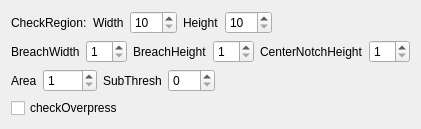
<?xml version="1.0" encoding="UTF-8"?>
<ui version="4.0">
 <class>CDlgFinCont</class>
 <widget class="CItemDlg" name="CDlgFinCont">
  <property name="geometry">
   <rect>
    <x>0</x>
    <y>0</y>
    <width>416</width>
    <height>127</height>
   </rect>
  </property>
  <property name="windowTitle">
   <string>Mouth Contour Dialog</string>
  </property>
  <layout class="QVBoxLayout" name="verticalLayout">
   <item>
    <layout class="QHBoxLayout" name="horizontalLayout_3">
     <item>
      <widget class="QLabel" name="label_6">
       <property name="text">
        <string>CheckRegion:</string>
       </property>
      </widget>
     </item>
     <item>
      <widget class="QLabel" name="label_7">
       <property name="text">
        <string>Width</string>
       </property>
      </widget>
     </item>
     <item>
      <widget class="QSpinBox" name="spinRegWidth">
       <property name="contextMenuPolicy">
        <enum>Qt::NoContextMenu</enum>
       </property>
       <property name="minimum">
        <number>10</number>
       </property>
       <property name="maximum">
        <number>999</number>
       </property>
      </widget>
     </item>
     <item>
      <widget class="QLabel" name="label_8">
       <property name="text">
        <string>Height</string>
       </property>
      </widget>
     </item>
     <item>
      <widget class="QSpinBox" name="spinRegHeight">
       <property name="contextMenuPolicy">
        <enum>Qt::NoContextMenu</enum>
       </property>
       <property name="minimum">
        <number>10</number>
       </property>
       <property name="maximum">
        <number>999</number>
       </property>
      </widget>
     </item>
     <item>
      <spacer name="horizontalSpacer">
       <property name="orientation">
        <enum>Qt::Horizontal</enum>
       </property>
       <property name="sizeHint" stdset="0">
        <size>
         <width>40</width>
         <height>20</height>
        </size>
       </property>
      </spacer>
     </item>
    </layout>
   </item>
   <item>
    <layout class="QHBoxLayout" name="horizontalLayout_4">
     <item>
      <widget class="QLabel" name="label_9">
       <property name="text">
        <string>BreachWidth</string>
       </property>
      </widget>
     </item>
     <item>
      <widget class="QSpinBox" name="spinGapWidth">
       <property name="contextMenuPolicy">
        <enum>Qt::NoContextMenu</enum>
       </property>
       <property name="minimum">
        <number>1</number>
       </property>
      </widget>
     </item>
     <item>
      <widget class="QLabel" name="label_10">
       <property name="text">
        <string>BreachHeight</string>
       </property>
      </widget>
     </item>
     <item>
      <widget class="QSpinBox" name="spinGapHeight">
       <property name="contextMenuPolicy">
        <enum>Qt::NoContextMenu</enum>
       </property>
       <property name="minimum">
        <number>1</number>
       </property>
      </widget>
     </item>
     <item>
      <widget class="QLabel" name="label_11">
       <property name="text">
        <string>CenterNotchHeight</string>
       </property>
      </widget>
     </item>
     <item>
      <widget class="QSpinBox" name="spinNotchHeight">
       <property name="contextMenuPolicy">
        <enum>Qt::NoContextMenu</enum>
       </property>
       <property name="minimum">
        <number>1</number>
       </property>
      </widget>
     </item>
    </layout>
   </item>
   <item>
    <layout class="QHBoxLayout" name="horizontalLayout_2">
     <item>
      <widget class="QLabel" name="label_12">
       <property name="text">
        <string>Area</string>
       </property>
      </widget>
     </item>
     <item>
      <widget class="QSpinBox" name="spinArea">
       <property name="contextMenuPolicy">
        <enum>Qt::NoContextMenu</enum>
       </property>
       <property name="minimum">
        <number>1</number>
       </property>
       <property name="maximum">
        <number>9999</number>
       </property>
      </widget>
     </item>
     <item>
      <widget class="QLabel" name="label_13">
       <property name="text">
        <string>SubThresh</string>
       </property>
      </widget>
     </item>
     <item>
      <widget class="QSpinBox" name="spinSubThresh">
       <property name="contextMenuPolicy">
        <enum>Qt::NoContextMenu</enum>
       </property>
       <property name="minimum">
        <number>0</number>
       </property>
       <property name="maximum">
        <number>255</number>
       </property>
      </widget>
     </item>
     <item>
      <spacer name="horizontalSpacer_2">
       <property name="orientation">
        <enum>Qt::Horizontal</enum>
       </property>
       <property name="sizeHint" stdset="0">
        <size>
         <width>40</width>
         <height>20</height>
        </size>
       </property>
      </spacer>
     </item>
    </layout>
   </item>
   <item>
    <layout class="QHBoxLayout" name="horizontalLayout">
     <item>
      <widget class="QCheckBox" name="checkOverPress">
       <property name="text">
        <string>checkOverpress</string>
       </property>
      </widget>
     </item>
     <item>
      <spacer name="horizontalSpacer_3">
       <property name="orientation">
        <enum>Qt::Horizontal</enum>
       </property>
       <property name="sizeHint" stdset="0">
        <size>
         <width>40</width>
         <height>20</height>
        </size>
       </property>
      </spacer>
     </item>
    </layout>
   </item>
  </layout>
 </widget>
 <layoutdefault spacing="6" margin="11"/>
 <customwidgets>
  <customwidget>
   <class>CItemDlg</class>
   <extends>QWidget</extends>
   <header>citemdlg.h</header>
   <container>1</container>
  </customwidget>
 </customwidgets>
 <resources/>
 <connections/>
 <slots>
  <slot>accept()</slot>
  <slot>reject()</slot>
 </slots>
</ui>
